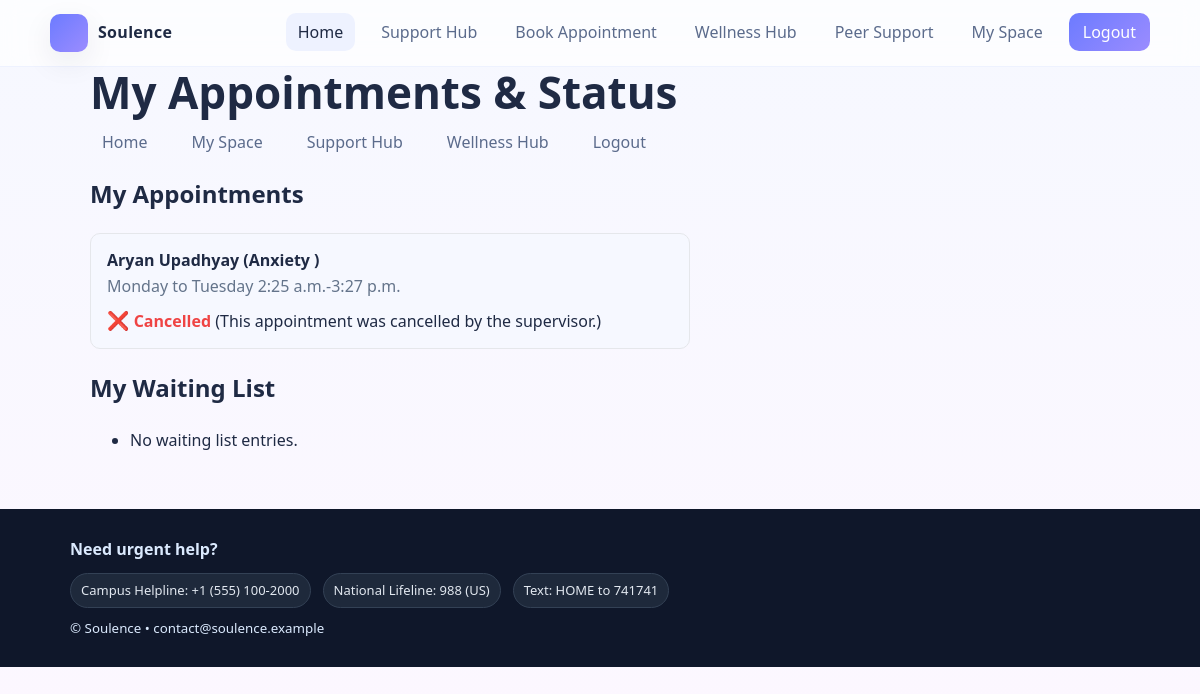
Before: /my-appointments/ (signed in) with the older database file.
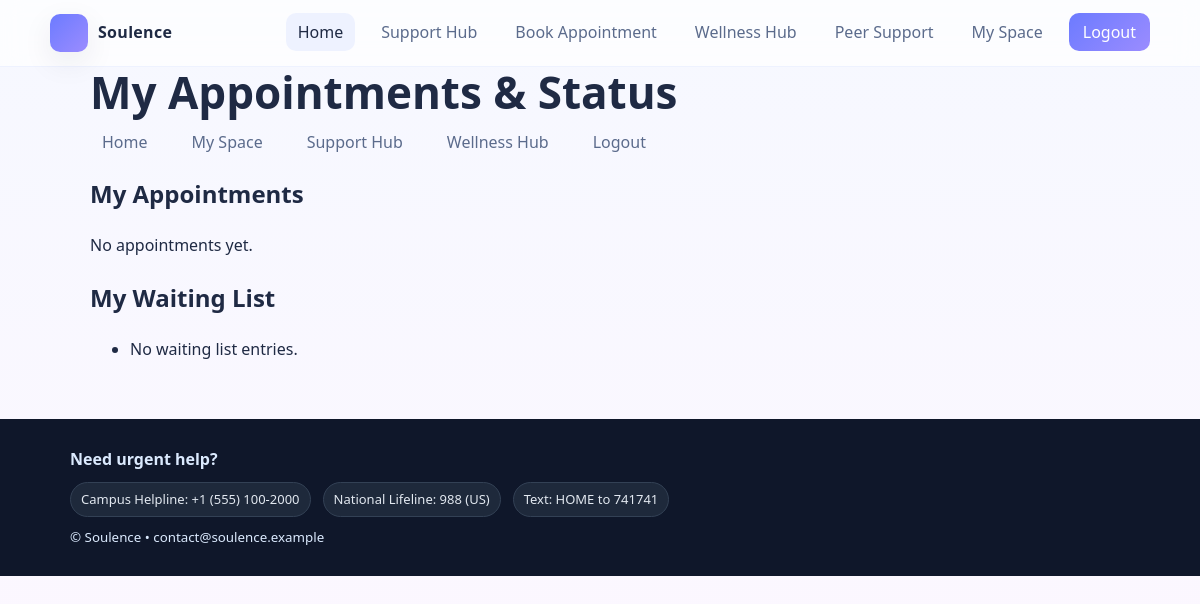
After: the same page with the newer database file.
### sih_app/models.py (models this page shows, shortened)
class Appointment(models.Model):
	STATUS_CHOICES = [
		("confirmed", "Confirmed"),
		("completed", "Completed"),
		("cancelled", "Cancelled"),
		("waiting", "Waiting List"),
	]
	slot = models.ForeignKey(CounsellorSlot, on_delete=models.CASCADE)
	student = models.ForeignKey(Student, on_delete=models.CASCADE)
	status = models.CharField(max_length=20, choices=STATUS_CHOICES, default="confirmed")
	created_at = models.DateTimeField(auto_now_add=True)

class CounsellorSlot(models.Model):
	counsellor_name = models.CharField(max_length=100)
	specialization = models.CharField(max_length=100)
	day = models.CharField(max_length=20)  # e.g., Monday, Tuesday
	start_time = models.TimeField()
	end_time = models.TimeField()
	created_by = models.ForeignKey(Teacher, on_delete=models.CASCADE)
	is_active = models.BooleanField(default=True)

### sih_app/views.py (the view)
# urls.py: path('my-appointments/', views.student_appointments, name='student_appointments'),
def student_appointments(request):
	if request.session.get('user_type') != 'student':
		return redirect('login')
	student = Student.objects.get(email=request.session['user_email'])
	appointments = Appointment.objects.filter(student=student, slot__created_by__institution=student.institution)
	waiting_list = WaitingList.objects.filter(student=student, slot__created_by__institution=student.institution)
	return render(request, 'student_appointments.html', {
		'appointments': appointments,
		'waiting_list': waiting_list,
	})

### sih_app/templates/student_appointments.html
{% extends "index.html" %}
{% block content %}
<div class="container">
  <h1>My Appointments & Status</h1>
  <nav>
    <ul style="display:flex;gap:20px;list-style:none;padding:0;">
      <li><a href="/">Home</a></li>
      <li><a href="/myspace/">My Space</a></li>
      <li><a href="/support/">Support Hub</a></li>
      <li><a href="/wellness/">Wellness Hub</a></li>
      <li><a href="/logout/">Logout</a></li>
    </ul>
  </nav>
  <h2>My Appointments</h2>
  <ul style="padding:0;list-style:none;max-width:600px">
    {% for appt in appointments %}
      <li style="margin-bottom:18px;padding:14px 16px;background:#f6f8ff;border-radius:10px;border:1px solid #e5e7eb;">
        <div style="font-weight:600">{{ appt.slot.counsellor_name }} ({{ appt.slot.specialization }})</div>
        <div style="color:#64748b">{{ appt.slot.day }} {{ appt.slot.start_time }}-{{ appt.slot.end_time }}</div>
        <div style="margin-top:6px">
          {% if appt.status == 'confirmed' %}
            <span style="color:#22c55e;font-weight:700"><span style="font-size:18px">✔️</span> Confirmed</span> <span class="meta">(Your booking is confirmed. Please attend on time.)</span>
          {% elif appt.status == 'completed' %}
            <span style="color:#6366f1;font-weight:700"><span style="font-size:18px">🏁</span> Completed</span> <span class="meta">(Session completed. Thank you for attending!)</span>
          {% elif appt.status == 'cancelled' %}
            <span style="color:#ef4444;font-weight:700"><span style="font-size:18px">❌</span> Cancelled</span> <span class="meta">(This appointment was cancelled by the supervisor.)</span>
          {% elif appt.status == 'waiting' %}
            <span style="color:#f59e0b;font-weight:700"><span style="font-size:18px">⏳</span> Waiting List</span> <span class="meta">(You are on the waiting list. You'll be notified if a slot opens.)</span>
          {% else %}
            <span style="color:#64748b;font-weight:700">{{ appt.status|capfirst }}</span>
          {% endif %}
        </div>
      </li>
    {% empty %}
      <li>No appointments yet.</li>
    {% endfor %}
  </ul>
  <h2>My Waiting List</h2>
  <ul>
    {% for w in waiting_list %}
      <li>{{ w.slot.counsellor_name }} ({{ w.slot.specialization }}) - {{ w.slot.day }} {{ w.slot.start_time }}-{{ w.slot.end_time }}</li>
    {% empty %}
      <li>No waiting list entries.</li>
    {% endfor %}
  </ul>
</div>
{% endblock %}

### sih_app/templates/index.html (shortened to what this page needs)
<!DOCTYPE html>
<html lang="en">
<head>
</head>
<body>
  <header>
    <div class="container nav">
  <div class="brand"><div class="logo" aria-hidden="true"></div><span>Soulence</span></div>
      <nav aria-label="Primary">
        {% if request.session.user_type == 'supervisor' %}
        <ul>
          <li><a class="active" href="/supervisor/home/">Home</a></li>
          <li><a href="/supervisor/counsellor/">Counsellor</a></li>
          <li><a href="/supervisor/appointments/">Appointments</a></li>
          <li><a href="/logout/" style="color:#fff;background:linear-gradient(135deg,#6c7bff,#9b8cff);padding:8px 14px;">Logout</a></li>
        </ul>
        {% else %}
        <ul>
          <li><a class="active" href="/">Home</a></li>
          <li><a href="/support/">Support Hub</a></li>
          <li><a href="/book-slot/">Book Appointment</a></li>
          <li><a href="/wellness/">Wellness Hub</a></li>
          <li><a href="/peer/">Peer Support</a></li>
          <li><a href="/myspace/">My Space</a></li>
          <li><a href="/logout/" style="color:#fff;background:linear-gradient(135deg,#6c7bff,#9b8cff);padding:8px 14px;">Logout</a></li>
        </ul>
        {% endif %}
      </nav>
    </div>
  </header>
  <main class="container" id="top">
    {% block content %}{% endblock %}
  </main>
  <footer>
    <div class="container">
      <strong>Need urgent help?</strong>
      <div class="help">
        <span class="tag">Campus Helpline: +1 (555) 100‑2000</span>
        <span class="tag">National Lifeline: 988 (US)</span>
        <span class="tag">Text: HOME to 741741</span>
      </div>
  <small>©  Soulence • contact@soulence.example</small>
    </div>
  </footer>
</body>
</html>

### sih_app/templates/index.html (style rules this page uses)
:root { --bg: #f6f8ff; --bg-2: #fdf7ff; --card: #ffffff; --ink: #1f2a44; --muted: #5b6b8c; --primary: #6c7bff; --primary-2:#9b8cff; --accent: #9be7d6; --danger: #ff6b6b; --shadow: 0 10px 30px rgba(31,42,68,0.08); --radius: 14px; --ring: 0 0 0 3px rgba(108,123,255,0.25); }
* { box-sizing:border-box }
html,body { margin:0;height:100%;color:var(--ink);font:16px/1.6 system-ui, -apple-system, Segoe UI, Roboto, Inter, Helvetica, Arial, "Apple Color Emoji","Segoe UI Emoji" }
body { background: linear-gradient(180deg,var(--bg), var(--bg-2)); }
a { color:inherit;text-decoration:none }
.container { max-width:1100px;margin:0 auto;padding:0 20px }
header { position:sticky;top:0;z-index:10;background:rgba(255,255,255,.7);backdrop-filter: blur(10px);border-bottom:1px solid #eef2ff }
.nav { display:flex;align-items:center;justify-content:space-between;padding:14px 0 }
.brand { display:flex;align-items:center;gap:10px;font-weight:800;letter-spacing:.3px }
.logo { width:38px;height:38px;border-radius:10px;background: url('https://i.ibb.co/jStfNMs/Soulence-logo.jpg') center/cover no-repeat, linear-gradient(135deg,var(--primary),var(--primary-2));box-shadow: var(--shadow) }
nav ul { display:flex;flex-wrap:wrap;gap:14px;list-style:none;padding:0;margin:0 }
nav a { padding:8px 12px;border-radius:10px;color:var(--muted) }
nav a:hover, nav a.active { background:#eef2ff;color:var(--ink) }
h1 { font-size:clamp(28px,4vw,44px);line-height:1.15;margin:0 0 12px }
footer { margin-top:56px;background:#0f172a;color:#dbeafe }
footer .container { display:grid;gap:10px;padding:28px 20px }
.help { display:flex;flex-wrap:wrap;gap:12px }
.tag { background:#1e293b;color:#e2e8f0;border:1px solid #334155;padding:6px 10px;border-radius:999px;font-size:13px }

Changed rows visible on the page:
removed Appointment: slot.counsellor_name "Aryan Upadhyay", slot.specialization "Anxiety", slot.day "Monday to Tuesday", slot.start_time "2:25 a.m.", slot.end_time "3:27 p.m.", status "Cancelled", shows "(This appointment was cancelled by the supervisor.)"
Other visible differences:
text now shown: "No appointments yet."
